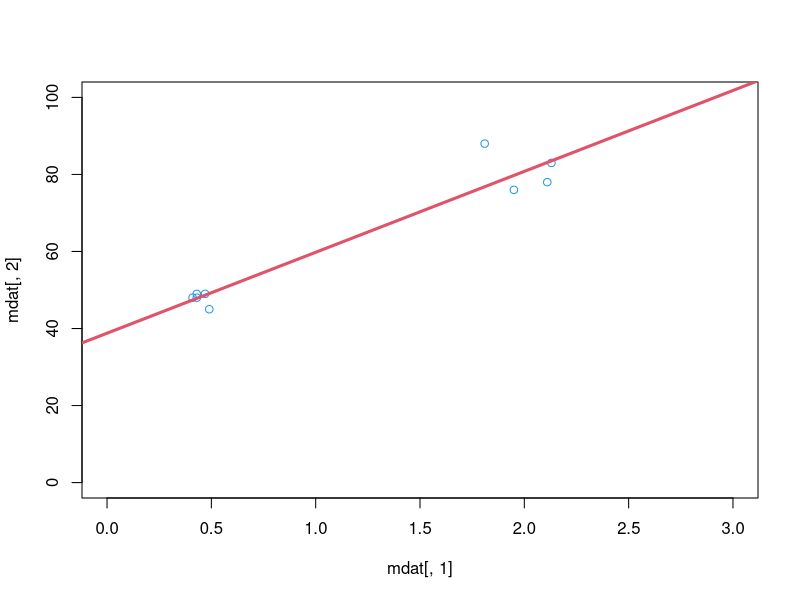

This figure's R source:
#soundSensor: Caltrain project

mdat <- matrix(c(1.95,76,
                 .43,49,
                 2.13,83,
                 .49,45,
                 .41,48,
                 1.81,88,
                 .47,49,
                 .43,48,
                 2.11,78
                 ), nrow = 9, ncol = 2, byrow = TRUE,
            dimnames = list(c("10:17", "10:21", "10:24", "10:25", "10:28", "10:34", "10:43", "10:44", "10:46"),
                               c("Volts", "dB")))
mdat <- data.frame(mdat)
View(mdat)
plot(mdat[,2]~mdat[,1], xlim=c(0,3), ylim =c(0,100), col=4)
model <- lm(mdat[,2]~mdat[,1])
abline(model, col = 2, lwd=3)
summary(model)
